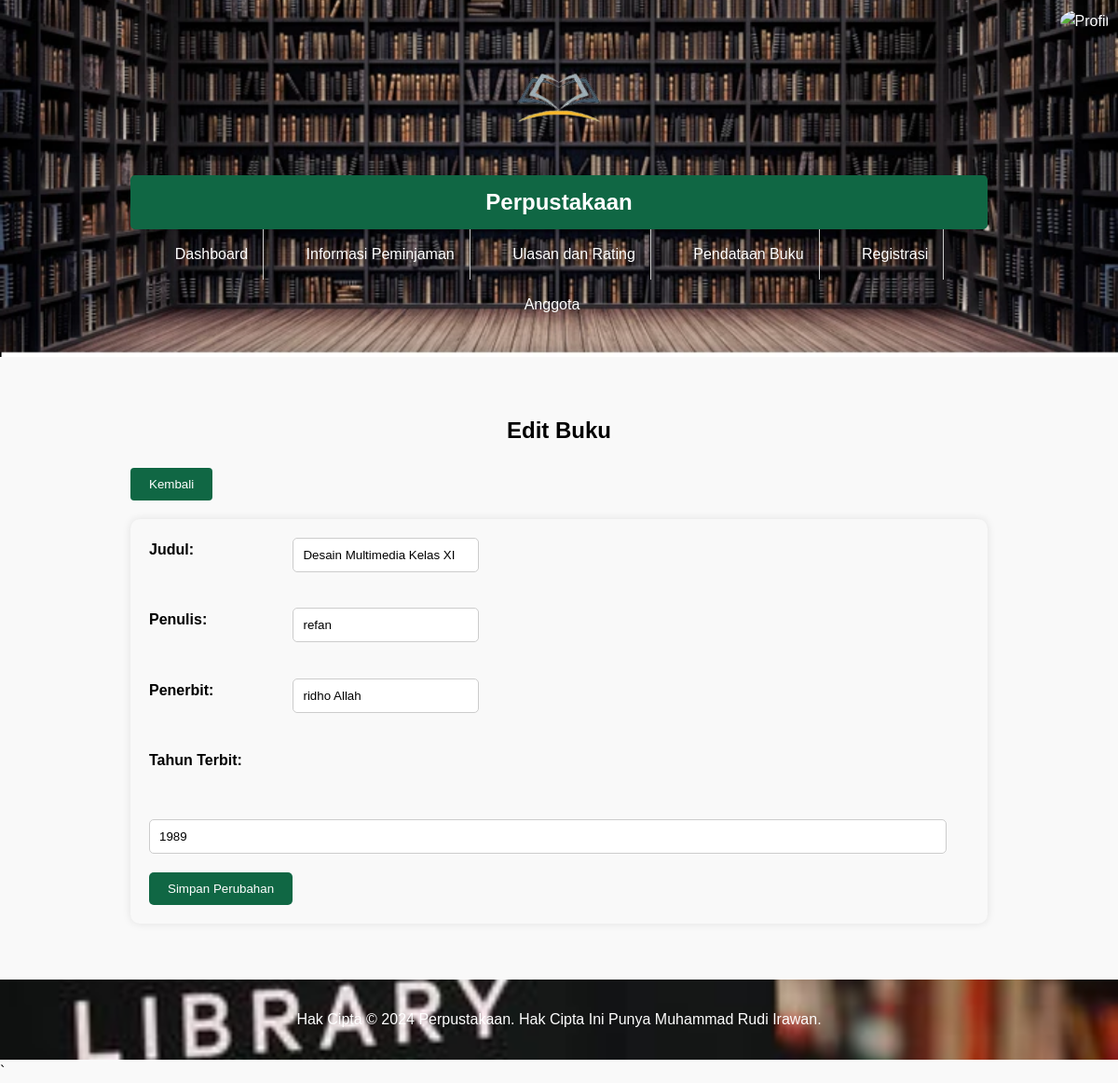
The app's page /editbuku.php?id=381 with its own data.
### tables this page shows
CREATE TABLE `buku` (
  `BukuID` int(11) NOT NULL,
  `Judul` varchar(255) NOT NULL,
  `Penulis` varchar(255) NOT NULL,
  `Penerbit` varchar(255) NOT NULL,
  `TahunTerbit` int(11) NOT NULL
);

### editbuku.php (the view, shortened to what this page needs)
<?php
include('koneksi.php');
if(isset($_GET['id'])) {
    $id = $_GET['id'];
    $query = "SELECT * FROM buku WHERE BukuID = '$id'";
    $result = mysqli_query($conn, $query);
    if(mysqli_num_rows($result) == 1) {
        $row = mysqli_fetch_assoc($result);
        $judul = $row['Judul'];
        $penulis = $row['Penulis'];
        $penerbit = $row['Penerbit'];
        $tahun_terbit = $row['TahunTerbit'];
    } else {
        header("Location: pendataanbuku.php");
        exit();
    }
} else {
    header("Location: pendataanbuku.php");
    exit();
}
?>
<!DOCTYPE html>
<html lang="en">
<head>
    <link rel="stylesheet" href="style.css">
</head>
<body>
    <header class="header">
        <div class="container">
        <img src="img/buku1.png" alt="image" class="book-img">
            <h1 class="logo">Perpustakaan</h1>
            <nav class="navbar">
            <ul class="nav-menu">
                    <li class="nav-item"><a href="index.php">Dashboard</a></li>
                    <li class="nav-item"><a href="tampil_peminjaman.php">Informasi Peminjaman</a></li>
                    <li class="nav-item"><a href="tampilulasan.php">Ulasan dan Rating</a></li>
                    <li class="nav-item"><a href="pendataanbuku.php">Pendataan Buku</a></li>
                    <li class="nav-item"><a href="registrasi.php">Registrasi</a></li>
                    <li class="nav-item"><a href="Anggota.php">Anggota</a></li>
                </ul>
                <div class="profile" onclick="toggleDropdown()">
                    <img src="profil.png" alt="Profil" class="profile-img">
                </div>
            </nav>
        </div>
    </header>
    <section class="content">
        <div class="container">
            <h2>Edit Buku</h2>
            <button onclick="location.href='pendataanbuku.php';" style="margin-bottom: 20px;">Kembali</button>
            <form action="" method="post">
                <label for="Judul">Judul:</label>
                <input type="text" name="Judul" value="<?php echo $judul; ?>" required><br>
                <label for="Penulis">Penulis:</label>
                <input type="text" name="Penulis" value="<?php echo $penulis; ?>" required><br>
                <label for="Penerbit">Penerbit:</label>
                <input type="text" name="Penerbit" value="<?php echo $penerbit; ?>" required><br>
                <label for="TahunTerbit">Tahun Terbit:</label>
                <input type="number" name="TahunTerbit" value="<?php echo $tahun_terbit; ?>" required><br>
                <input type="submit" value="Simpan Perubahan">
            </form>
        </div>
    </section>
    <footer class="footer">
        <div class="container">
            <p>Hak Cipta © 2024 Perpustakaan. Hak Cipta Ini Punya Muhammad Rudi Irawan.</p>
        </div>
    </footer>
</body>
</html>
`

### style.css (style rules this page uses)
* { margin: 0; padding: 0; box-sizing: border-box; }
body { font-family: Arial, sans-serif; line-height: 1.6; background-color: #f9f9f9; }
.container { width: 80%; margin: 0 auto; }
.header { background-color: #333; color: #fff; padding: 20px 0; }
.logo { margin: 0; font-size: 24px; }
.navbar { text-align: right; }
.nav-menu { list-style: none; }
.nav-item { display: inline; margin-right: 20px; }
.nav-item a { color: #6ae20e; text-decoration: none; }
.content { padding: 40px 0; }
.footer { background-color: #333; color: #fff; padding: 20px 0; text-align: center; }
.container h2 { text-align: center; margin-bottom: 20px; }
form { background-color: #f9f9f9; padding: 20px; border-radius: 10px; box-shadow: 0 0 10px rgba(0, 0, 0, 0.1); }
label { display: block; margin-bottom: 50px; font-weight: bold; }
input[type="text"], input[type="number"] { width: calc(100% - 24px); padding: 10px; margin-bottom: 20px; border: 1px solid #ccc; border-radius: 5px; }
input[type="submit"] { background-color: #106744; color: #fff; border: none; padding: 10px 20px; cursor: pointer; border-radius: 5px; }
.header { color: white; text-align: center; padding: 10px 0; background-image: url("img/2.jpg"); background-size: cover; background-position: center; }
.footer { color: white; text-align: center; padding: 10px 0; background-image: url("img/lib.jpg"); background-size: cover; background-position: center; }
.nav-menu { list-style-type: none; margin: 0; padding: 0; }
.nav-menu li { display: inline; }
.nav-menu li a { color: white; padding: 14px 16px; text-decoration: none; }
button { background-color: #106744; color: white; padding: 10px 20px; border: none; border-radius: 4px; cursor: pointer; }
.container { width: 80%; margin: 0 auto; padding: 20px; }
.logo { background-color: #106744; color: #fff; padding: 10px 20px; border-radius: 5px; box-shadow: 0 2px 4px rgba(0, 0, 0, 0.1); }
.nav-menu { list-style-type: none; margin: 0; padding: 0; text-align: center; }
.nav-item { display: inline-block; margin: 0 5px; }
.nav-item a { display: inline-block; padding: 10px 20px; text-decoration: none; border-radius: 5px; transition: background-color 0.3s; }
.nav-item:not(:last-child) { border-right: 1px solid #ccc; }
label { width: 150px; display: inline-block; }
label { width: 150px; display: inline-block; vertical-align: top; }
input[type="text"], input[type="date"], select, textarea { width: 200px; }

### editbuku.php (style rules this page uses)
.nav-menu { list-style-type: none; margin: 0; padding: 0; text-align: center; }
.nav-item { display: inline-block; margin: 0 5px; }
.nav-item a { display: inline-block; padding: 10px 20px; text-decoration: none; border-radius: 5px; transition: background-color 0.3s; }
.nav-item:not(:last-child) { border-right: 1px solid #ccc; }
.profile-img { width: 30px; height: 30px; border-radius: 50%; }
.header { position: relative; }
.profile { position: absolute; top: 10px; right: 10px; cursor: pointer; }
.nav-menu { position: relative; }
.nav-menu .nav-item { display: inline-block; margin-right: 20px; }
.book-img { width: 150px; height: auto; margin-left: 0px; }

### records on screen
buku: Judul "Desain Multimedia Kelas XI", Penulis "refan", Penerbit "ridho Allah", TahunTerbit "1989"
